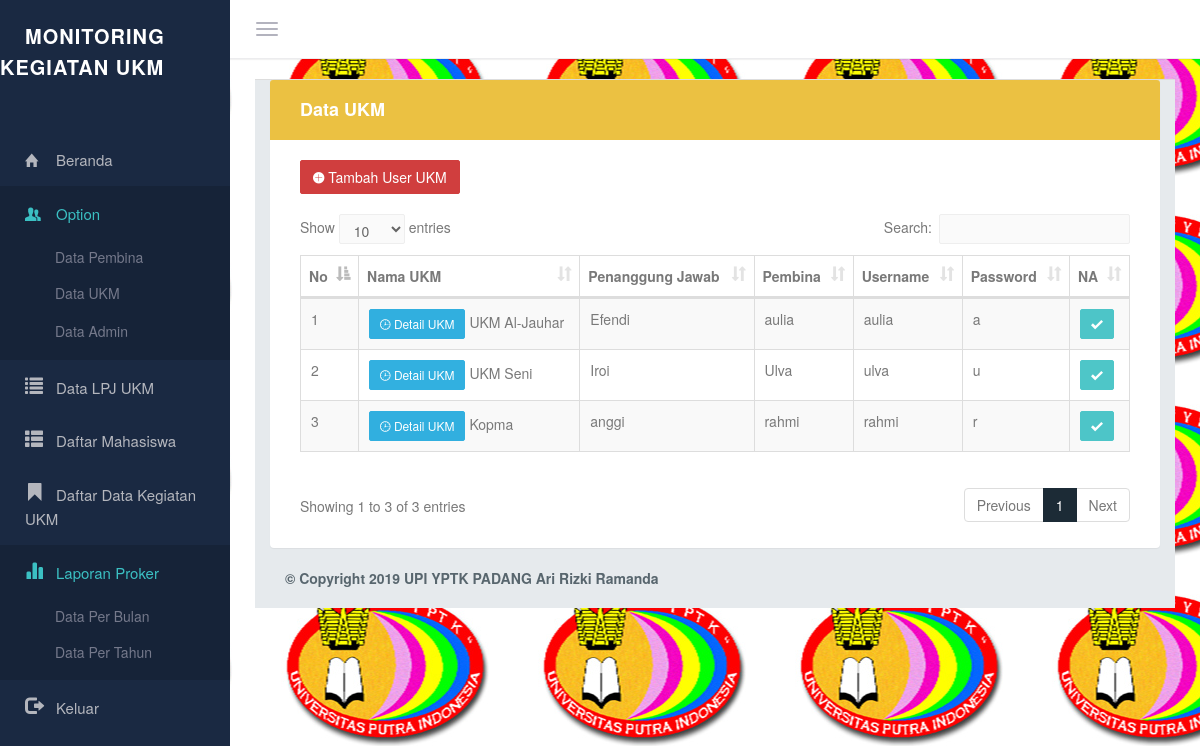
The page /media.php?page=ormawa&user=active (signed in) on the database its author committed.
### tables this page shows
CREATE TABLE IF NOT EXISTS `ormawa` (
  `OrmawaID` varchar(100) NOT NULL,
  `PimpinanID` varchar(100) NOT NULL,
  `NamaOrmawa` varchar(100) NOT NULL,
  `PenanggungJawab` varchar(100) NOT NULL,
  `Pembimbing` varchar(100) NOT NULL,
  `Username` varchar(100) NOT NULL,
  `Password` varchar(100) NOT NULL,
  `NA` enum('N','A') NOT NULL DEFAULT 'A',
  `LevelID` enum('2') DEFAULT '2',
  `Foto` varchar(100) NOT NULL,
  PRIMARY KEY (`OrmawaID`)
);

CREATE TABLE IF NOT EXISTS `pimpinan` (
  `PimpinanID` varchar(100) NOT NULL,
  `NIPY` varchar(100) NOT NULL,
  `Nama` varchar(100) NOT NULL,
  `Username` varchar(100) NOT NULL,
  `Password` varchar(100) NOT NULL,
  `NA` enum('N','A') NOT NULL DEFAULT 'A',
  `LevelID` enum('3') NOT NULL DEFAULT '3',
  PRIMARY KEY (`PimpinanID`)
);

### pages/ormawa.php (the view, shortened to what this page needs)
<div class="col-lg-12">
    <div class="panel panel-color panel-warning">
        <div class="panel-heading">
            <h3 class="panel-title">Data UKM</h3>
        </div>
        <div class="panel-body">
			<button class="btn btn-danger" data-toggle="modal" data-target="#myModal">
			  <i class="ion-ios7-plus"></i> Tambah User UKM
			</button>
			<br><br>
           <table  id="datatable" class="table table-striped table-bordered">
            <thead>
                <tr>
                    <th width="1%">No</th>
                    <th>Nama UKM</th>
                    <th>Penanggung Jawab</th>
                      <th>Pembina</th>
                    <th>Username</th>
                    <th>Password</th>
                    <th>NA</th>
                </tr>
            </thead>
            <tbody>
            	<?php
		          $no =1;
		          $result = mysqli_query($koneksi,"SELECT * FROM ormawa as a
          						 LEFT JOIN pimpinan as b
          						 ON a.PimpinanID = b.PimpinanID");
		          while ($data=mysqli_fetch_array($result))
				  {
		        ?>
                <tr>
                    <td><?php echo $no++; ?></td>
                    <td>
			            <a href="?page=detail_ormawa&user=active&OrmawaID=<?php echo $data['OrmawaID']; ?>&Akun=active" class="btn btn-info btn-sm">
						  <i class="ion-clock"></i> Detail UKM
						</a>
                    	<?php echo $data['NamaOrmawa']; ?></td>
                    <td><?php echo $data['PenanggungJawab']; ?></td>
                    <td><?php echo $data['Nama']; ?></td>
                    <td><?php echo $data['Username']; ?></td>
                    <td><?php echo $data['Password']; ?></td>
                    <td>
                    	<?php
                    	if ($data['NA']=='A') {?>
                    		<a href="?page=ormawa&user=active&OrmawaID=<?php echo $data['OrmawaID']; ?>&NA=N" class="btn btn-primary btn-sm"><i class="ion-android-checkmark"></i></a>
                    	<?php }else{?>
                    		<a href="?page=ormawa&user=active&OrmawaID=<?php echo $data['OrmawaID']; ?>&NA=A" class="btn btn-danger btn-sm"><i class="ion-android-close"></i></a>
                    	<?php } ?>
                    </td>
                </tr>
               	<?php } ?>
            </tbody>
        </table>
  </div>
    </div>

### layout/header.php (shortened to what this page needs)
<!DOCTYPE html>
<html lang="en">
<head>
        <link href="css/bootstrap.min.css" rel="stylesheet">
        <link href="css/bootstrap-reset.css" rel="stylesheet">
        <link href="css/animate.css" rel="stylesheet">
        <link href="assets/font-awesome/css/font-awesome.css" rel="stylesheet" />
        <link href="assets/ionicon/css/ionicons.min.css" rel="stylesheet" />
        <link href="assets/datatables/jquery.dataTables.min.css" rel="stylesheet" type="text/css" />
        <link href="assets/tagsinput/jquery.tagsinput.css" rel="stylesheet" />
        <link href="assets/toggles/toggles.css" rel="stylesheet" />
        <link href="assets/timepicker/bootstrap-timepicker.min.css" rel="stylesheet" />
        <link href="assets/timepicker/bootstrap-datepicker.min.css" rel="stylesheet" />
        <link rel="stylesheet" type="text/css" href="assets/colorpicker/colorpicker.css" />
        <link rel="stylesheet" type="text/css" href="assets/jquery-multi-select/multi-select.css" />
        <link rel="stylesheet" type="text/css" href="assets/select2/select2.css" />
        <link rel="stylesheet" href="assets/morris/morris.css">
        <link href="assets/sweet-alert/sweet-alert.min.css" rel="stylesheet">
        <link rel="stylesheet" href="assets/rickshaw-chart/rickshaw.min.css">
        <link href="css/style.css" rel="stylesheet">
        <link href="css/helper.css" rel="stylesheet">
        <link href="css/style-responsive.css" rel="stylesheet" />
    </head>

### media.php (shortened to what this page needs)
<?php
    include 'layout/header.php';
    $LevelID = $_SESSION['LevelID'];
?>
<head>
<body background="img/upi-copy.jpg">
   <body>
        <aside class="left-panel">
            <div class="logo">
                <a href="?page=home" class="logo-expanded">
                    <span class="nav-label">Monitoring Kegiatan UKM</span>
                </a>
          </div>
            <nav class="navigation">
                <ul class="list-unstyled">
                    <li class="has-submenu <?php echo $_GET['home'];?>"><a href="?page=home&home=active">
                      <i class="ion-home"></i> <span class="nav-label">Beranda</span></a>
                    </li>
                    <?php if ($LevelID=='1') {?>
                    <li class="has-submenu <?php echo $_GET['user'];?>"><a href="#"><i class="ion-person-stalker"></i> <span class="nav-label">Option</span></a>
                        <ul class="list-unstyled">
                            <li><a href="?page=pimpinan&user=active">Data Pembina</a></li>
                            <li><a href="?page=ormawa&user=active">Data UKM</a></li>
                            <li class="has-submenu <?php echo $_GET['admin'];?>"><a href="?page=admin&user=active">
                               <span class="nav-label">Data Admin</span></a>
                            </li>
                        </ul>
                    </li>
                     <li class="has-submenu <?php echo $_GET['datalpj'];?>"><a href="?page=ormawalpj&ormawalpj=active">
                      <i class="glyphicon glyphicon-list"></i> <span class="nav-label">Data LPJ UKM</span></a>
                    </li>
                    <li class="has-submenu <?php echo $_GET['Mahasiswa'];?>"><a href="?page=allmahasiswa&Mahasiswa=active">
                      <i class="glyphicon glyphicon-th-list"></i> <span class="nav-label">Daftar Mahasiswa</span></a>
                    </li>
                    <li class="has-submenu <?php echo $_GET['proker'];?>"><a href="?page=allproker&proker=active">
                      <i class="glyphicon glyphicon-bookmark"></i> <span class="nav-label">Daftar Data Kegiatan UKM</span></a>
                    </li>
                        <li class="has-submenu <?php echo $_GET['user'];?>"><a href="#"><i class="glyphicon glyphicon-stats"></i> <span class="nav-label">Laporan Proker</span></a>
                        <ul class="list-unstyled">
                            <li><a href="?page=alllaporanprokerbulan&alllaporanprokerbulan=active">Data Per Bulan</a></li>
                            <li><a href="?page=alllaporanprokertahun&alllaporanprokertahun=active">Data Per Tahun</a></li>
                        </ul>
                    </li>
                    <?php } ?>
                     <li class="has-submenu <?php echo $_GET['logout'];?>"><a href="?page=logout&logout=active">
                      <i class="glyphicon glyphicon-log-out"></i> <span class="nav-label">Keluar</span></li></a>
                </ul>
            </nav>
        </aside>
        <section class="content">
            <header class="top-head container-fluid">
                <button type="button" class="navbar-toggle pull-left">
                    <span class="icon-bar"></span>
                    <span class="icon-bar"></span>
                    <span class="icon-bar"></span>
                </button>
            </header>
            <div class="wraper container-fluid">
                           <?php
                    if (file_exists("pages/".$_GET['page'].".php")) {
                        if($_GET['page']!="home"){
                            include"pages/".$_GET['page'].".php";
                        }else{
                            include"pages/home.php";
                        }
                    }else{
                        echo "<h2>Halaman Tidak Ditemukan</h2>";
                    }
                ?>
            </div>
            <footer class="footer">
                <h class="noprint">© Copyright 2019 UPI YPTK PADANG Ari Rizki Ramanda</h>
            </footer>
        </section>
<?php include 'layout/footer.php'; ?>

### layout/footer.php (shortened to what this page needs)
</html>

### css/style.css (style rules this page uses)
body { color: #797979; background-color: #edf0f0; font-family: 'Source Sans Pro', 'Helvetica Neue', Helvetica, Arial, sans-serif; padding: 0px !important; margin: 0px !important; font-size: 14px; position: relative; }
body, html { overflow-x: hidden; }
aside.left-panel { background-color: #1a2942; width: 230px; position: fixed; height: 100%; top: 0px; left: 0px; }
.logo { padding-top: 20px; }
.logo-expanded { font-size: 20px; letter-spacing: .05em; color: #fff !important; padding: 0px 25px; font-weight: 700; text-transform: uppercase; }
.logo-expanded span { vertical-align: middle; }
.navigation { margin: 50px 0px 20px; }
.navigation > ul > li { position: relative; }
.navigation > ul > li.active.has-submenu:after, .navigation > ul > li.has-submenu:hover:after { color: #fff; }
.navigation > ul > li > a { display: block; padding: 15px 25px; color: #b4b6bd; font-size: 15px; text-decoration: none; transition: all 0.4s; -moz-transition: all 0.4s; -webkit-transition: all 0.4s; -o-transition: all 0.4s; font-weight: 400; outline: none !important; }
.navigation > ul > li.active:hover > a, .navigation > ul > li.active > a { color: #3bc0c3; background: #162338; }
.navigation ul li a i { margin-right: 6px; font-size: 18px; width: 25px; float: left; }
.navigation ul li a .nav-label { vertical-align: middle; }
.navigation ul li ul { display: none; background-color: #162338; padding-bottom: 10px; }
aside:not(.collapsed) .navigation ul li.active ul { display: block; }
.navigation ul li ul li a { padding: 8px 25px 8px 55px; color: #75798B; text-decoration: none; white-space: nowrap; transition: all 0.2s; -moz-transition: all 0.2s; -webkit-transition: all 0.2s; -o-transition: all 0.2s; font-size: 14px; border-left: 0px solid #75798B; text-align: left; display: block; outline: none !important; }
header { background-color: #fff; border-bottom: 1px solid #ececee; padding-top: 4px; padding-bottom: 4px; }
.navbar-toggle { margin: 8px 20px 8px 0px; display: block; padding-left: 0px; }
.navbar-toggle .icon-bar { background-color: #b3b3be; }
.content { margin-left: 230px; }
.content > .container-fluid { padding-left: 25px; padding-right: 25px; }
.wraper { padding-top: 20px; padding-bottom: 20px; min-height: 550px; }
.footer { color: #58666e; padding: 20px 30px; font-weight: 600; background-color: #e6eaed; border-top: 1px solid #ddd; }
#datatable td { font-weight: normal; }

### css/helper.css (style rules this page uses)
.bx-s, .panel, .portlet, .nav.nav-tabs+.tab-content, .tabs-vertical-env .tab-content, .widget-panel, .profile-widget, .profile-widget img, .tiles, .tile-stats, .mini-stat, header { -webkit-box-shadow: 0 1px 1px rgba(0, 0, 0, 0.05); -moz-box-shadow: 0 1px 1px rgba(0, 0, 0, 0.05); box-shadow: 0 1px 1px rgba(0, 0, 0, 0.05); }

### rows shown on the page
ormawa: NamaOrmawa "UKM Al-Jauhar", PenanggungJawab "Efendi", pimpinan.Nama "aulia", pimpinan.Username "aulia", pimpinan.Password "a"
ormawa: NamaOrmawa "UKM Seni", PenanggungJawab "Iroi", pimpinan.Nama "Ulva", pimpinan.Username "ulva", pimpinan.Password "u"
ormawa: NamaOrmawa "Kopma", PenanggungJawab "anggi", PimpinanID.Nama "rahmi", PimpinanID.Username "rahmi", PimpinanID.Password "r"
